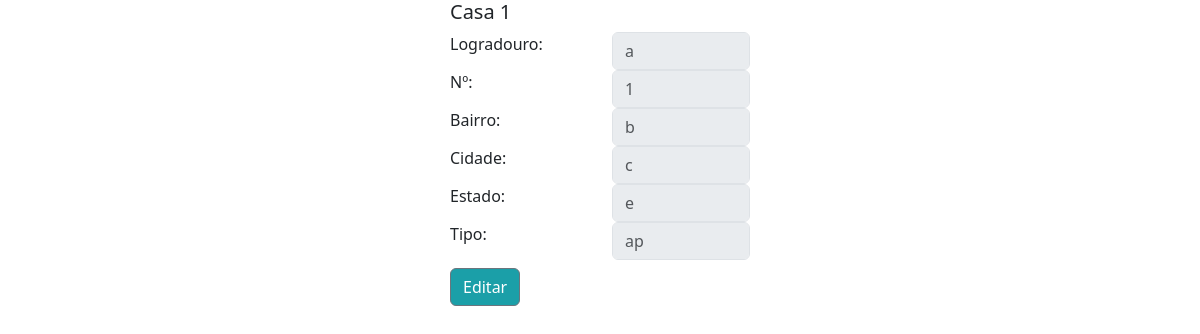
The app's page /controller/visualizar-residencias.php (signed in), older data.
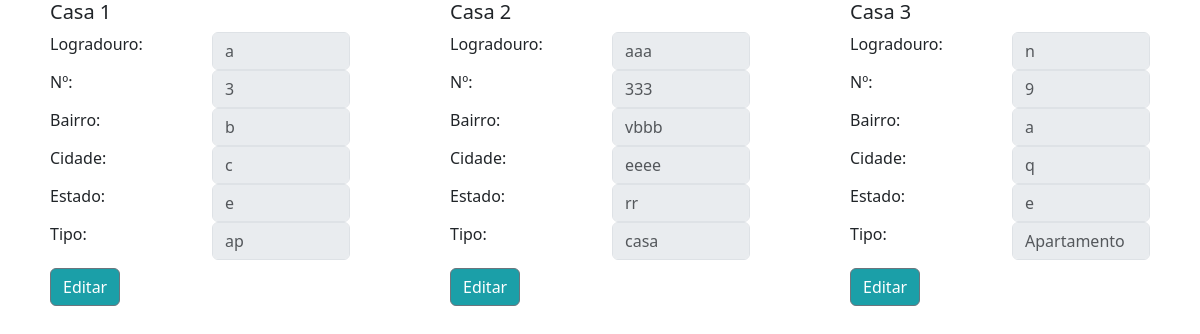
The same page, newer data.
### tables this page shows
CREATE TABLE `usuario_residencia` (
  `id_usuario` int(11) NOT NULL,
  `id_residencia` int(11) NOT NULL,
  `admin` tinyint(1) NOT NULL DEFAULT 0
);

CREATE TABLE `residencia` (
  `id_residencia` int(11) NOT NULL,
  `nome_residencia` varchar(40) NOT NULL,
  `logradouro` varchar(255) NOT NULL,
  `numero` int(11) NOT NULL,
  `bairro` varchar(255) NOT NULL,
  `cidade` varchar(255) NOT NULL,
  `estado` varchar(255) NOT NULL,
  `tipo` varchar(30) NOT NULL
);

### controller/visualizar-residencias.php (the view, shortened to what this page needs)
<!doctype html>
<html lang="pt-br">
<head>
    <link href="https://cdn.jsdelivr.net/npm/bootstrap@5.3.1/dist/css/bootstrap.min.css" rel="stylesheet"
>
    <link rel="stylesheet" href="../view/styles/style.css">
</head>
<body>
  <div class="d-sm-flex justify-content-around">
<?php
$mysql = new PDO('mysql:host=localhost;dbname=fair-housework', 'root', '');
$sql = "SELECT id_usuario FROM usuario WHERE email = ?";
$select = $mysql->prepare($sql);
$select->execute([$_SESSION ['login']]);
$id_usuario = $select->fetchColumn();
$sql = "SELECT * FROM residencia
 INNER JOIN usuario_residencia ON residencia.id_residencia = usuario_residencia.id_residencia
 WHERE usuario_residencia.id_usuario = ?";
$select = $mysql->prepare($sql);
$select->execute([$id_usuario]);
while($residencias = $select->fetch(PDO::FETCH_ASSOC)){
  echo "<div class='w-25 d-inline-block'>
          <h5>$residencias[nome_residencia]</h5>
          <form>
                    <input type='text' name='id_residencia' class='d-inline form-control' value='$residencias[id_residencia]'
            <div class='row'>
                <label class='col'>Logradouro:</label>
                <div class='col'>
                    <input type='text' name='logradouro' class='d-inline form-control' placeholder='$residencias[logradouro]'
                        disabled>
                </div>
            </div>
            <div class='row'>
                <label class='col'>Nº:</label>
                <div class='col'>
                    <input type='text' name='numero' class='d-inline form-control' placeholder='$residencias[numero]' disabled>
                </div>
            </div>
            <div class='row'>
                <label class='col'>Bairro:</label>
                <div class='col'>
                    <input type='text' name='bairro' class='d-inline form-control' placeholder='$residencias[bairro]'
                        disabled>
            </div>
                <label class='col'>Cidade:</label>
                <div class='col'>
                    <input type='text' name='cidade' class='d-inline form-control' placeholder='$residencias[cidade]'
                        disabled>
                </div>
            </div>
            <div class='row'>
                <label class='col'>Estado:</label>
                <div class='col'>
                    <input type='text' name='estado' class='d-inline form-control' placeholder='$residencias[estado]'
                        disabled>
                </div>
            </div>
            <div class='row'>
                <label class='col'>Tipo:</label>
                <div class='col'>
                    <input type='text' name='tipo' class='d-inline form-control' placeholder='$residencias[tipo]'
                        disabled>
                </div>
            </div>
          <div class='row'>
              <div class='col'>
                  <button class='btn btn-secondary fundo mt-2' type='button' onclick='editar(this.parentNode.parentNode.parentNode)'
                  >Editar</button>
              </div>
              <div class='col'>
              </div>
              <div class='col'>
              </div>
          </form>
          </div>
        </div>";
}
?>
</body>
</html>

### view/styles/style.css (style rules this page uses)
.fundo { background-color: #1B9FA8; }

Row changes from the older to the newer data that the page shows:
changed through a linked row, usuario_residencia "Casa 1": numero "1" → "3"
added usuario_residencia: id_residencia.nome_residencia "Casa 2", logradouro "aaa", numero "333", bairro "vbbb", cidade "eeee", estado "rr", tipo "casa"
added usuario_residencia: id_residencia.nome_residencia "Casa 3", logradouro "n", numero "9", bairro "a", cidade "q", estado "e", tipo "Apartamento"
